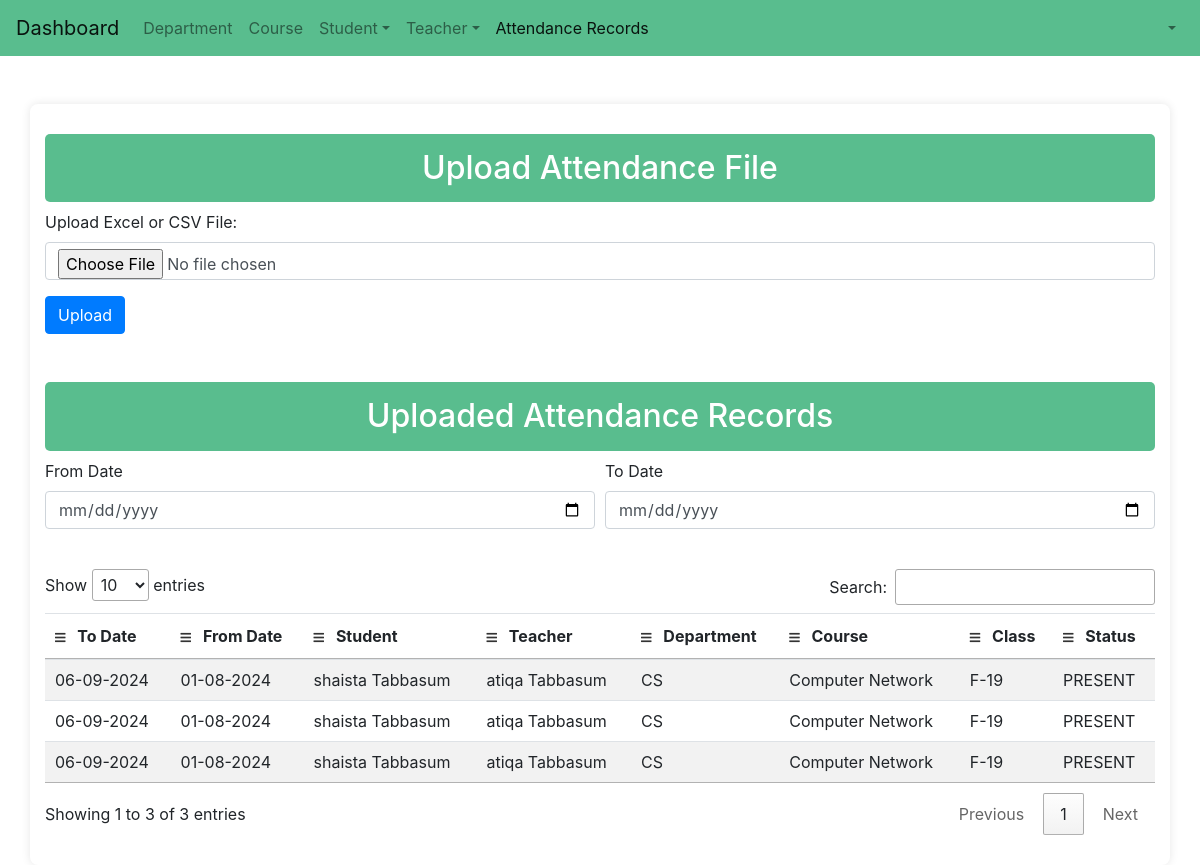
The page /upload_and_filter_attendance/ on the database as committed earlier.
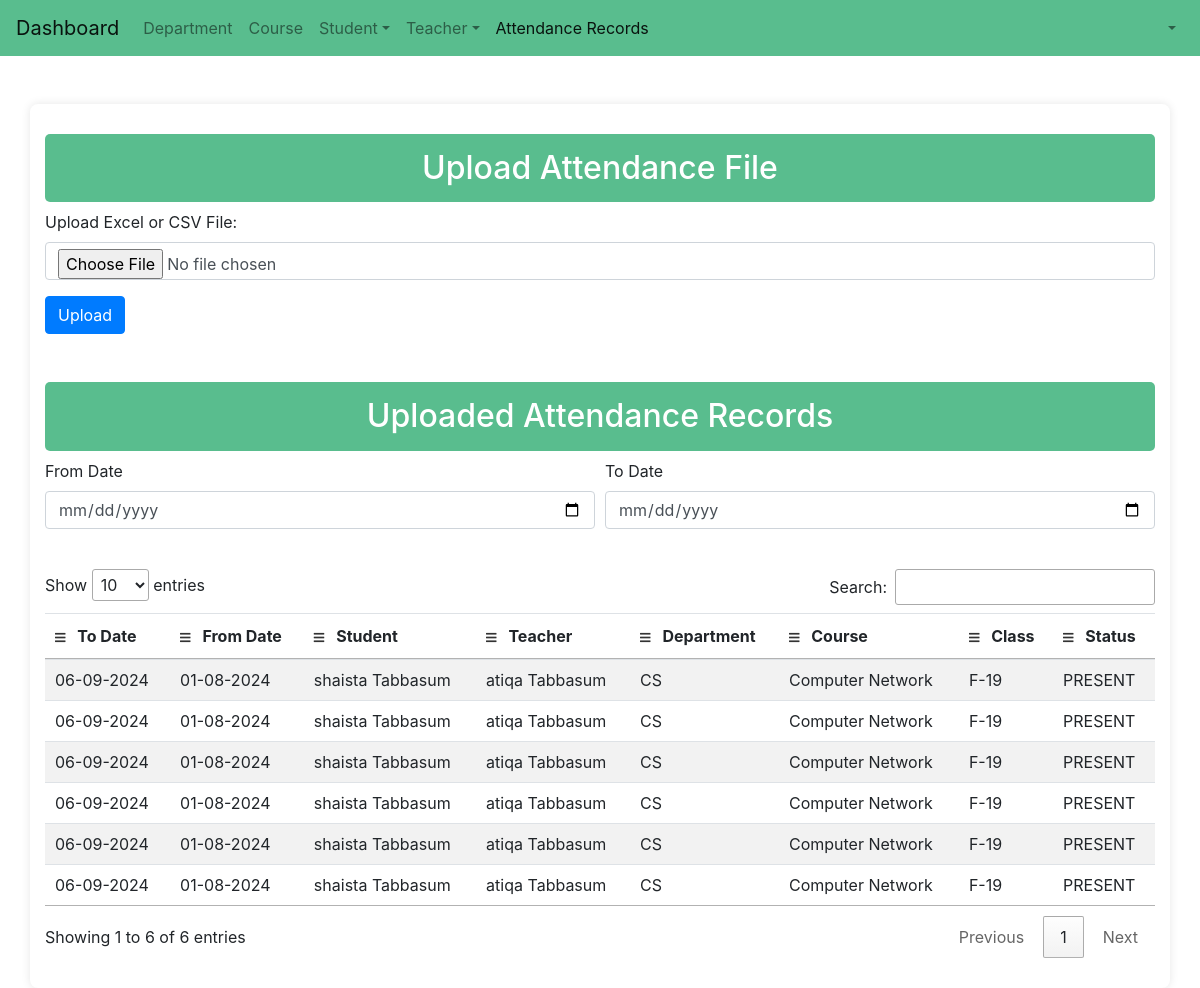
The same page on the database as committed later.
### attandance/models.py (models this page shows, shortened)
class Attendance(models.Model):
    STATUS_CHOICES = [
        ('Present', 'Present'),
        ('Absent', 'Absent'),
    ]
    to_date = models.DateField(null=True)
    from_date = models.DateField(null=True)
    date = models.DateField(null=True)
    department = models.ForeignKey(Department, on_delete=models.CASCADE)
    course = models.ForeignKey(Courses, on_delete=models.CASCADE)
    student = models.ForeignKey(Student, on_delete=models.CASCADE, null=True)
    teacher = models.ForeignKey(Teacher, on_delete=models.CASCADE)
    class_room = models.ForeignKey(Classes, on_delete=models.CASCADE)
    status = models.CharField(max_length=10, choices=STATUS_CHOICES)
    created_at = models.DateTimeField(auto_now_add=True, null=True)
    updated_at = models.DateTimeField(auto_now=True, null=True)

class Student(models.Model):
    student_id = models.CharField(max_length=50)
    username = models.CharField(max_length=255)
    last_name = models.CharField(max_length=255)
    email = models.EmailField(unique=True)
    password = models.CharField(max_length=255)
    department = models.ForeignKey(Department, on_delete=models.SET_NULL, null=True)
    courses = models.ManyToManyField(Courses)
    created_at = models.DateTimeField(auto_now_add=True, null=True)
    updated_at = models.DateTimeField(auto_now=True, null=True)

class Teacher(models.Model):
    teacher_id = models.CharField(max_length=50)
    username = models.CharField(max_length=50)
    last_name = models.CharField(max_length=50)
    email = models.EmailField(unique=True)
    password = models.CharField(max_length=128)
    department = models.ForeignKey(Department, on_delete=models.CASCADE)
    designation = models.ForeignKey(Designation, on_delete=models.CASCADE)
    courses = models.ManyToManyField(Courses, blank=True)
    created_on = models.DateTimeField(auto_now_add=True)
    updated_on = models.DateTimeField(auto_now=True)

class Department(models.Model):
    dep_id = models.CharField(max_length=100, null=True)
    name = models.CharField(max_length=255, )
    description = models.TextField(blank=True, null=True)
    created_on = models.DateTimeField(auto_now_add=True)
    updated_on = models.DateTimeField(auto_now=True)

class Courses(models.Model):
    course_id = models.CharField(max_length=100, null=True)
    name = models.CharField(max_length=255, )
    department = models.ForeignKey(Department, on_delete=models.CASCADE)
    created_on = models.DateTimeField(auto_now_add=True)
    updated_on = models.DateTimeField(auto_now=True)

class Classes(models.Model):
    classes_id = models.CharField(max_length=100, null=True)
    name = models.CharField(max_length=255)
    courses = models.ForeignKey(Courses, on_delete=models.CASCADE)
    created_on = models.DateTimeField(auto_now_add=True)
    updated_on = models.DateTimeField(auto_now=True)

### attandance/views.py (the view, shortened to what this page needs)
# urls.py: path('upload_and_filter_attendance/', views.upload_and_filter_attendance, name='upload_and_filter_attendance'),
def upload_and_filter_attendance(request):
    uploaded_records = []
    from_date = None
    to_date = None
    if from_date and to_date:
        uploaded_records = Attendance.objects.filter(from_date__gte=from_date, to_date__lte=to_date)
    else:
        uploaded_records = Attendance.objects.all()
    return render(request, 'admin/attendance/filter_attendance.html', {
        'attendance_records': uploaded_records,
        'from_date': from_date,
        'to_date': to_date
    })

### templates/admin/attendance/filter_attendance.html (shortened to what this page needs)
<!DOCTYPE html>
<html lang="en">
<head>
    <link rel="stylesheet" href="https://maxcdn.bootstrapcdn.com/bootstrap/4.5.2/css/bootstrap.min.css">
    <link rel="stylesheet" href="https://cdn.datatables.net/1.11.3/css/dataTables.bootstrap4.min.css">
    <link rel="stylesheet" href="https://cdnjs.cloudflare.com/ajax/libs/font-awesome/6.0.0-beta3/css/all.min.css">
</head>
<body>
    {% include 'navbar.html' %}
    <div class="container mt-5">
        <h2>Upload Attendance File</h2>
        <form method="post" enctype="multipart/form-data">
            <div class="form-group">
                <label for="attendance_file">Upload Excel or CSV File:</label>
                <input type="file" class="form-control" id="attendance_file" name="attendance_file" required>
            </div>
            <button type="submit" class="btn btn-primary">Upload</button>
        </form>
        <h2 class="mt-5">Uploaded Attendance Records</h2>
        <div class="mb-4">
            <div class="form-row">
                <div class="form-group col-md-6">
                    <label for="fromDate">From Date</label>
                    <input type="date" id="fromDate" class="form-control">
                </div>
                <div class="form-group col-md-6">
                    <label for="toDate">To Date</label>
                    <input type="date" id="toDate" class="form-control">
                </div>
            </div>
        </div>
        <div class="table-responsive">
            {% if attendance_records %}
            <table class="table table-striped" id="attendanceList">
                <thead>
                    <tr>
                        <th data-column="0"><i class="fas fa-bars"></i> To Date</th>
                        <th data-column="1"><i class="fas fa-bars"></i> From Date</th>
                        <th data-column="2"><i class="fas fa-bars"></i> Student</th>
                        <th data-column="2"><i class="fas fa-bars"></i> Teacher</th>
                        <th data-column="3"><i class="fas fa-bars"></i> Department</th>
                        <th data-column="4"><i class="fas fa-bars"></i> Course</th>
                        <th data-column="5"><i class="fas fa-bars"></i> Class</th>
                        <th data-column="6"><i class="fas fa-bars"></i> Status</th>
                    </tr>
                </thead>
                <tbody>
                    {% for record in attendance_records %}
                    <tr>
                        <td>{{ record.to_date|date:'d-m-Y' }}</td>
                        <td>{{ record.from_date|date:'d-m-Y' }}</td>
                        <td>{{ record.student.username }} {{ record.student.last_name }}</td>
                        <td>{{ record.teacher.username }} {{ record.teacher.last_name }}</td>
                        <td>{{ record.department.name }}</td>
                        <td>{{ record.course.name }}</td>
                        <td>{{ record.class_room.name }}</td>
                        <td>{{ record.status }}</td>
                    </tr>
                    {% endfor %}
                </tbody>
            </table>
            {% else %}
            <p>No attendance records uploaded yet.</p>
            {% endif %}
        </div>
</body>
</html>

### templates/navbar.html (shortened to what this page needs)
<html lang="en">
<head>
  <link rel="stylesheet" href="https://maxcdn.bootstrapcdn.com/bootstrap/4.5.2/css/bootstrap.min.css">
  <link rel="stylesheet" href="https://cdn.datatables.net/1.13.6/css/jquery.dataTables.min.css">
  <link href="https://cdnjs.cloudflare.com/ajax/libs/select2/4.1.0/css/select2.min.css" rel="stylesheet" />
  <link rel="stylesheet" href="https://cdnjs.cloudflare.com/ajax/libs/font-awesome/5.15.3/css/all.min.css">
</head>
<body>
  <nav class="navbar navbar-expand-lg navbar-light" style="background: #59bd8e;">
    <a class="navbar-brand" href="/dashboard">Dashboard</a>
    <div class="collapse navbar-collapse" id="navbarSupportedContent">
      <ul class="navbar-nav mr-auto">
        <li class="nav-item ">
          <a class="nav-link" href="{% url 'department_list' %}">Department</a>
        </li>
        <li class="nav-item ">
          <a class="nav-link" href="{% url 'courses_list' %}">Course</a>
        </li>
        <li class="nav-item dropdown">
          <a class="nav-link dropdown-toggle" data-toggle="dropdown" href="#">Student</a>
        </li>
        <li class="nav-item dropdown">
          <a class="nav-link dropdown-toggle" data-toggle="dropdown" href="#">Teacher</a>
        </li>
        <li class="nav-item active">
          <a class="nav-link" href="/upload_and_filter_attendance">Attendance Records
       </a>
        </li>
      </ul>
      <ul class="navbar-nav ml-auto">
        {% if user.username is not None %}
        <li class="nav-item dropdown custom-dropdown">
          <a class="nav-link dropdown-toggle" data-toggle="dropdown" href="#">{{ user.username|capfirst }}</a>
        </li>
        {% endif %}
      </ul>
    </div>
</nav>
</body>
</html>

### templates/admin/attendance/filter_attendance.html (style rules this page uses)
body { background-color: #f8f9fa; font-family: Arial, sans-serif; }
.container { max-width: 1200px; background: #ffffff; padding: 30px; border-radius: 8px; box-shadow: 0 0 10px rgba(0, 0, 0, 0.1); }
h2 { background-color: #59bd8e; color: white; padding: 15px; border-radius: 5px; font-size: 1.5rem; text-align: center; }
.form-control, .btn-primary { border-radius: 5px; }
.btn-primary { background-color: #59bd8e; border: none; padding: 10px 20px; }
th { position: relative; padding-left: 10px; text-align: left; }
th i { margin-right: 8px; font-size: 12px; color: #333; }

Rows that differ between the two databases and show on the page:
added Attendance: to_date "06-09-2024", from_date "01-08-2024", student.username "shaista", student.last_name "Tabbasum", teacher.username "atiqa", teacher.last_name "Tabbasum", department.name "CS", course.name "Computer Network", class_room.name "F-19", status "PRESENT"
added Attendance: to_date "06-09-2024", from_date "01-08-2024", student.username "shaista", student.last_name "Tabbasum", teacher.username "atiqa", teacher.last_name "Tabbasum", department.name "CS", course.name "Computer Network", class_room.name "F-19", status "PRESENT"
added Attendance: to_date "06-09-2024", from_date "01-08-2024", student.username "shaista", student.last_name "Tabbasum", teacher.username "atiqa", teacher.last_name "Tabbasum", department.name "CS", course.name "Computer Network", class_room.name "F-19", status "PRESENT"
Other text that changed with them:
text written by a page script: "Show entries Search: Showing 1 to 3 of 3 entries Previous 1 Next" → "Show entries Search: Showing 1 to 6 of 6 entries Previous 1 Next"
